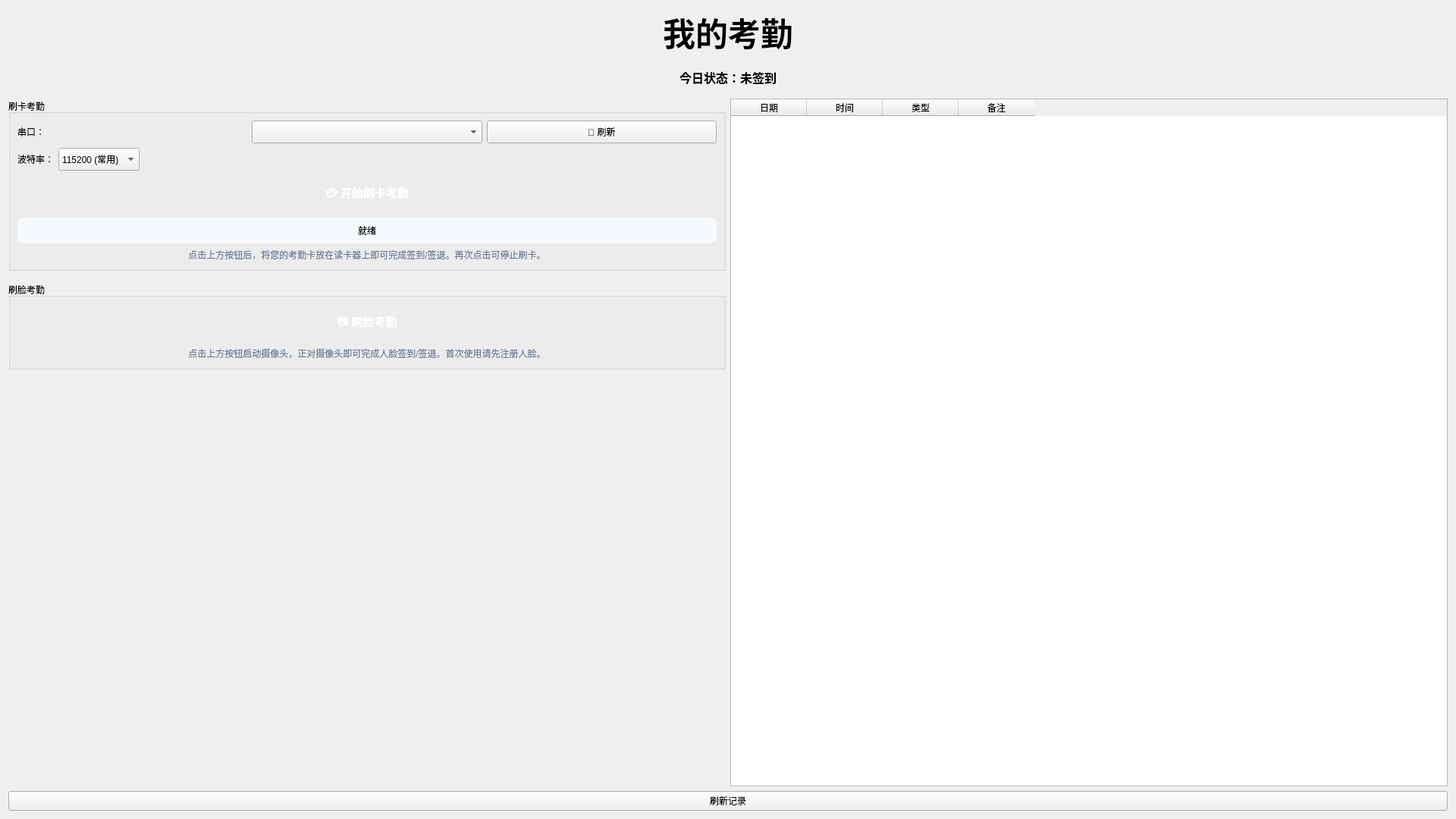
<?xml version="1.0" encoding="UTF-8"?>
<ui version="4.0">
 <class>userAttendanceWidget</class>
 <widget class="QWidget" name="userAttendanceWidget">
  <property name="geometry">
   <rect>
    <x>0</x>
    <y>0</y>
    <width>1920</width>
    <height>1080</height>
   </rect>
  </property>
  <property name="windowTitle">
   <string>Form</string>
  </property>
  <layout class="QVBoxLayout" name="verticalLayout_5">
   <item>
    <widget class="QLabel" name="titleLabel">
     <property name="text">
      <string>&lt;html&gt;&lt;head/&gt;&lt;body&gt;&lt;p&gt;&lt;span style=&quot;font-size:32pt; font-weight:600;&quot;&gt;我的考勤&lt;/span&gt;&lt;/p&gt;&lt;/body&gt;&lt;/html&gt;</string>
     </property>
     <property name="alignment">
      <set>Qt::AlignCenter</set>
     </property>
    </widget>
   </item>
   <item>
    <widget class="QLabel" name="statusLabel">
     <property name="text">
      <string>今日状态：未签到</string>
     </property>
     <property name="alignment">
      <set>Qt::AlignCenter</set>
     </property>
     <property name="frameShape">
      <enum>QFrame::Box</enum>
     </property>
     <property name="styleSheet">
      <string notr="true">font-size: 16px; font-weight: bold; padding: 10px; border-radius: 10px;</string>
     </property>
    </widget>
   </item>
   <item>
    <layout class="QHBoxLayout" name="mainLayout">
     <item>
      <layout class="QVBoxLayout" name="leftLayout">
       <property name="spacing">
        <number>15</number>
       </property>
       <item>
        <widget class="QGroupBox" name="cardGroupBox">
         <property name="title">
          <string>刷卡考勤</string>
         </property>
         <layout class="QVBoxLayout" name="cardLayout">
          <item>
           <layout class="QHBoxLayout" name="serialSelectLayout">
            <item>
             <widget class="QLabel" name="serialPortLabel">
              <property name="text">
               <string>串口：</string>
              </property>
             </widget>
            </item>
            <item>
             <widget class="QComboBox" name="serialPortCombo">
              <property name="minimumSize">
               <size>
                <width>0</width>
                <height>30</height>
               </size>
              </property>
             </widget>
            </item>
            <item>
             <widget class="QPushButton" name="refreshSerialBtn">
              <property name="minimumSize">
               <size>
                <width>0</width>
                <height>30</height>
               </size>
              </property>
              <property name="text">
               <string>🔄 刷新</string>
              </property>
             </widget>
            </item>
           </layout>
          </item>
          <item>
           <layout class="QHBoxLayout" name="baudSelectLayout">
            <item>
             <widget class="QLabel" name="baudLabel">
              <property name="text">
               <string>波特率：</string>
              </property>
             </widget>
            </item>
            <item>
             <widget class="QComboBox" name="baudRateCombo">
              <property name="minimumSize">
               <size>
                <width>0</width>
                <height>30</height>
               </size>
              </property>
              <item>
               <property name="text">
                <string>115200 (常用)</string>
               </property>
              </item>
              <item>
               <property name="text">
                <string>9600</string>
               </property>
              </item>
              <item>
               <property name="text">
                <string>19200</string>
               </property>
              </item>
              <item>
               <property name="text">
                <string>38400</string>
               </property>
              </item>
              <item>
               <property name="text">
                <string>57600</string>
               </property>
              </item>
             </widget>
            </item>
            <item>
             <spacer name="baudSpacer">
              <property name="orientation">
               <enum>Qt::Horizontal</enum>
              </property>
              <property name="sizeHint" stdset="0">
               <size>
                <width>40</width>
                <height>20</height>
               </size>
              </property>
             </spacer>
            </item>
           </layout>
          </item>
          <item>
           <widget class="QPushButton" name="cardAttendanceBtn">
            <property name="minimumSize">
             <size>
              <width>0</width>
              <height>50</height>
             </size>
            </property>
            <property name="styleSheet">
             <string notr="true">QPushButton {
	background: qlineargradient(x1:0, y1:0, x2:1, y2:0,
		stop:0 #38b2ac,
		stop:1 #4fd1c5);
	color: white;
	font-size: 15px;
	font-weight: bold;
	border-radius: 12px;
	min-height: 50px;
}
QPushButton:hover {
	background: qlineargradient(x1:0, y1:0, x2:1, y2:0,
		stop:0 #319795,
		stop:1 #38b2ac);
}</string>
            </property>
            <property name="text">
             <string>💳 开始刷卡考勤</string>
            </property>
           </widget>
          </item>
          <item>
           <widget class="QLabel" name="cardStatusLabel">
            <property name="frameShape">
             <enum>QFrame::Box</enum>
            </property>
            <property name="text">
             <string>就绪</string>
            </property>
            <property name="alignment">
             <set>Qt::AlignCenter</set>
            </property>
            <property name="styleSheet">
             <string notr="true">padding: 8px; border-radius: 8px; background-color: #f7fafc;</string>
            </property>
           </widget>
          </item>
          <item>
           <widget class="QLabel" name="cardTipLabel">
            <property name="styleSheet">
             <string notr="true">color: #718096; font-size: 12px;</string>
            </property>
            <property name="text">
             <string>点击上方按钮后，将您的考勤卡放在读卡器上即可完成签到/签退。再次点击可停止刷卡。</string>
            </property>
            <property name="wordWrap">
             <bool>true</bool>
            </property>
            <property name="alignment">
             <set>Qt::AlignCenter</set>
            </property>
           </widget>
          </item>
         </layout>
        </widget>
       </item>
       <item>
        <widget class="QGroupBox" name="faceGroupBox">
         <property name="title">
          <string>刷脸考勤</string>
         </property>
         <layout class="QVBoxLayout" name="faceLayout">
          <item>
           <widget class="QPushButton" name="faceAttendanceBtn">
            <property name="minimumSize">
             <size>
              <width>0</width>
              <height>50</height>
             </size>
            </property>
            <property name="styleSheet">
             <string notr="true">QPushButton {
	background: qlineargradient(x1:0, y1:0, x2:1, y2:0,
		stop:0 #667eea,
		stop:1 #764ba2);
	color: white;
	font-size: 15px;
	font-weight: bold;
	border-radius: 12px;
	min-height: 50px;
}
QPushButton:hover {
	background: qlineargradient(x1:0, y1:0, x2:1, y2:0,
		stop:0 #5a67d8,
		stop:1 #667eea);
}</string>
            </property>
            <property name="text">
             <string>📷 刷脸考勤</string>
            </property>
           </widget>
          </item>
          <item>
           <widget class="QLabel" name="faceTipLabel">
            <property name="styleSheet">
             <string notr="true">color: #718096; font-size: 12px;</string>
            </property>
            <property name="text">
             <string>点击上方按钮启动摄像头，正对摄像头即可完成人脸签到/签退。首次使用请先注册人脸。</string>
            </property>
            <property name="wordWrap">
             <bool>true</bool>
            </property>
            <property name="alignment">
             <set>Qt::AlignCenter</set>
            </property>
           </widget>
          </item>
         </layout>
        </widget>
       </item>
       <item>
        <spacer name="leftSpacer">
         <property name="orientation">
          <enum>Qt::Vertical</enum>
         </property>
         <property name="sizeHint" stdset="0">
          <size>
           <width>20</width>
           <height>40</height>
          </size>
         </property>
        </spacer>
       </item>
      </layout>
     </item>
     <item>
      <widget class="QTableWidget" name="recordTable">
       <property name="sizePolicy">
        <sizepolicy hsizetype="Expanding" vsizetype="Expanding">
         <horstretch>0</horstretch>
         <verstretch>0</verstretch>
        </sizepolicy>
       </property>
       <property name="editTriggers">
        <set>QAbstractItemView::NoEditTriggers</set>
       </property>
       <property name="selectionBehavior">
        <enum>QAbstractItemView::SelectRows</enum>
       </property>
       <column>
        <property name="text">
         <string>日期</string>
        </property>
       </column>
       <column>
        <property name="text">
         <string>时间</string>
        </property>
       </column>
       <column>
        <property name="text">
         <string>类型</string>
        </property>
       </column>
       <column>
        <property name="text">
         <string>备注</string>
        </property>
       </column>
      </widget>
     </item>
    </layout>
   </item>
   <item>
    <widget class="QPushButton" name="refreshBtn">
     <property name="text">
      <string>刷新记录</string>
     </property>
    </widget>
   </item>
  </layout>
 </widget>
 <resources/>
 <connections/>
</ui>
